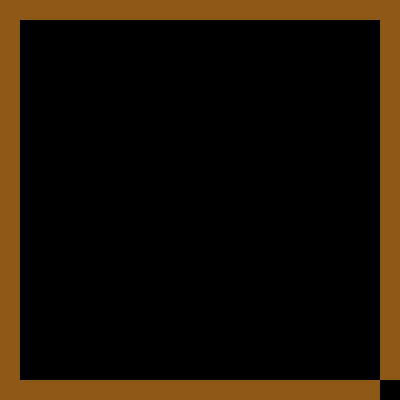
Frame 1 (no input)
Frame 60 (the mouse pressed at the canvas centre just before this capture): identical to frame 1, image omitted
Frame 120 (the mouse held since frame 60 and released just before this capture): identical to frame 1, image omitted

The Processing sketch that drew this single still picture (run headless with seeded random() and noise(); from frame 60 on, the mouse is pressed at the canvas centre):

// Processing sketch: processing_74495
// ── processing_74495.pde

void setup() {
  size (400, 400);
  smooth();
  fill(0);
  rect(0, 0, width, height);
}
 
void draw() {
  noStroke();
  fill(142,88,23);
  rect(0,0, 20, height);
  rect(0,0, width, 20);
  rect(400-20, 400-20, 20,-400+20);
  rect(400-20, 400-20, -400+20,20);
  
 
  if (mousePressed && (mouseButton == LEFT)) {
 
    stroke(255);
    strokeWeight(5);
 line(mouseX, mouseY, pmouseX, pmouseY);
  }
  else if (mousePressed && (mouseButton == RIGHT)) {
    fill(0);
    rect(0, 0, width, height);
  }
}
